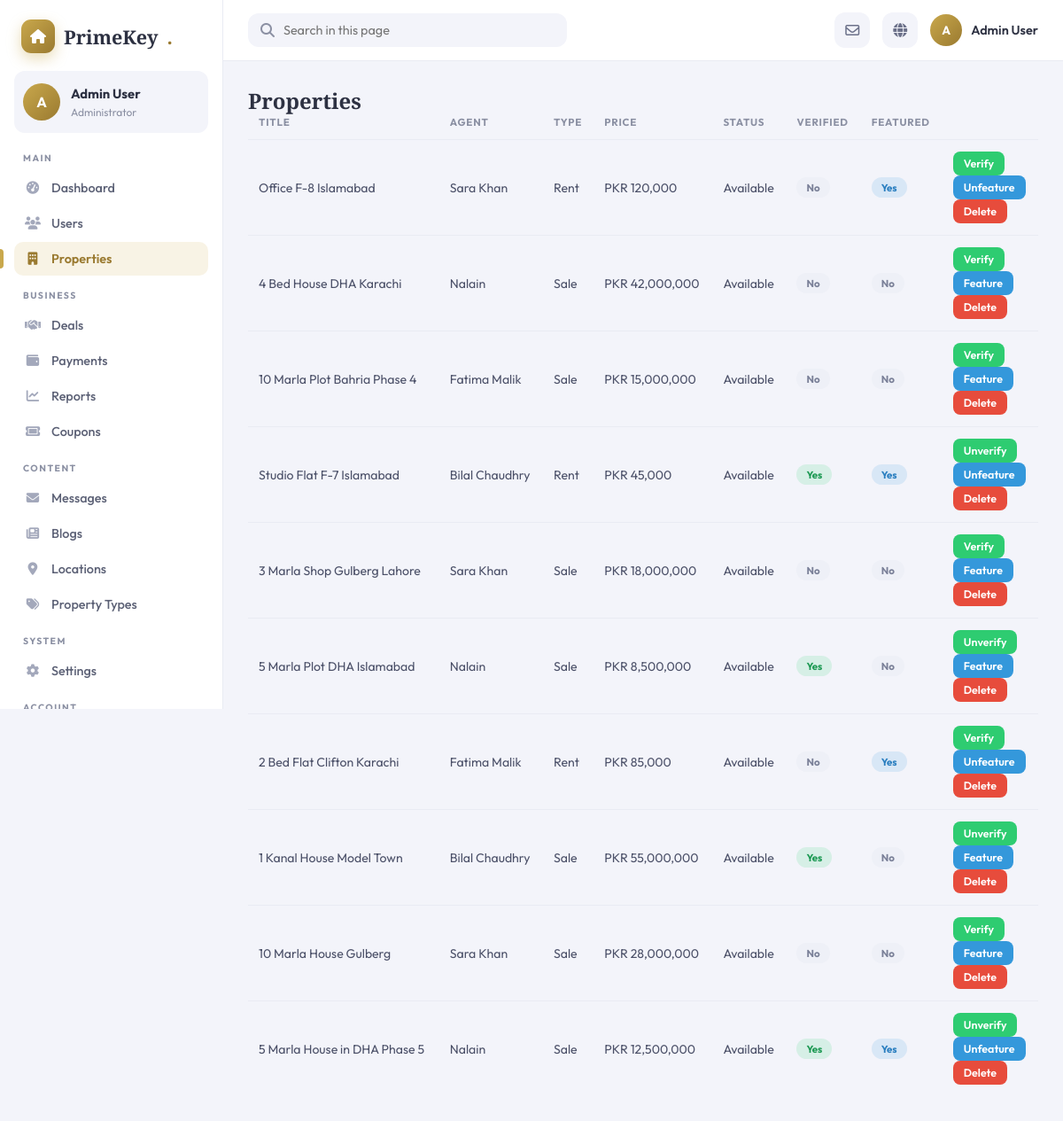
The page /admin/properties (signed in) on the database as committed earlier.
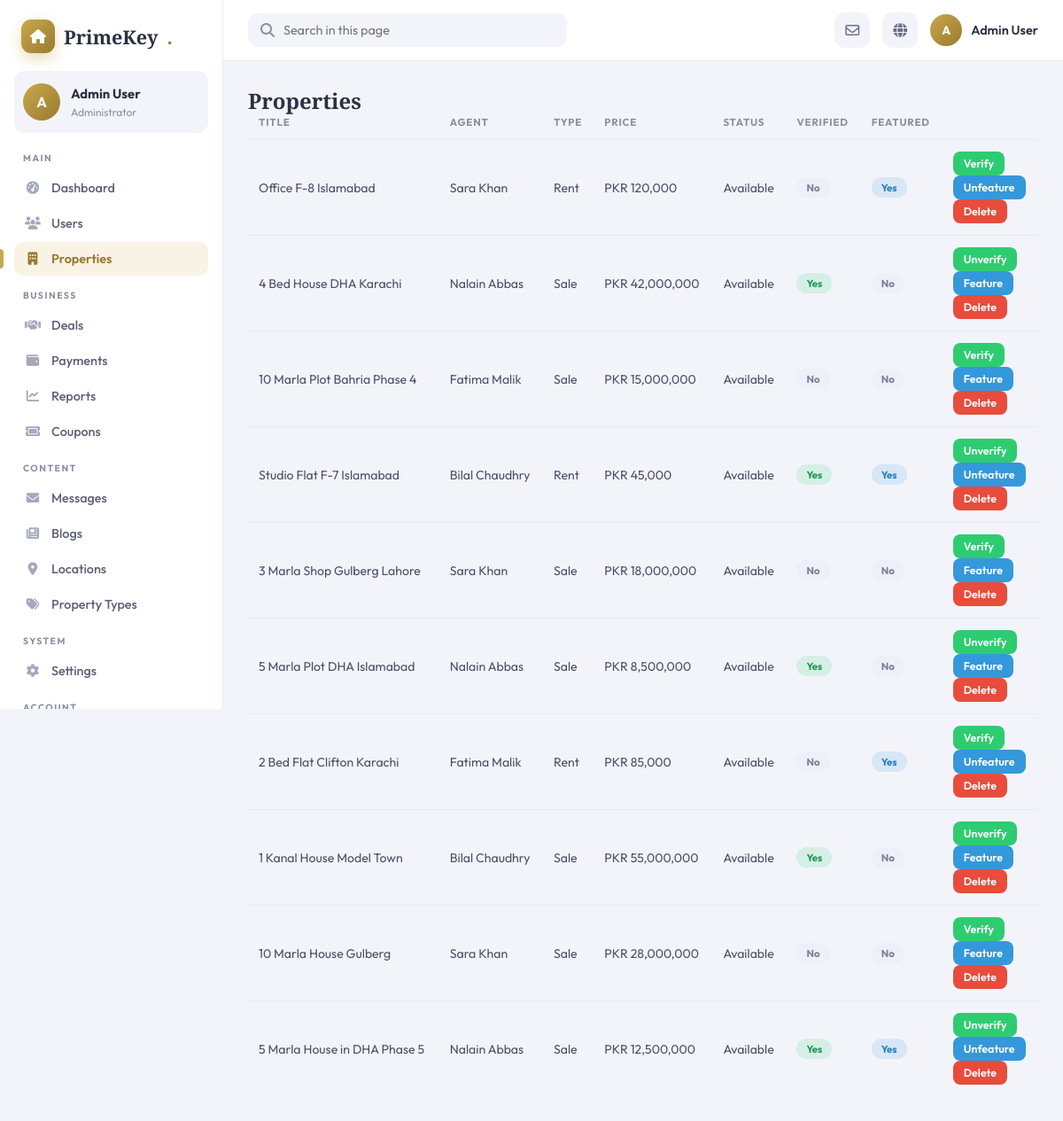
The same page on the database as committed later.
### app/models.py (models this page shows)
class Property(db.Model):
    __tablename__ = 'properties'
    id           = db.Column(db.Integer, primary_key=True)
    title        = db.Column(db.String(200), nullable=False)
    description  = db.Column(db.Text)
    price        = db.Column(db.Float, nullable=False)
    size         = db.Column(db.Float)              # in marla or sq ft
    size_unit    = db.Column(db.String(20), default='Marla')
    bedrooms     = db.Column(db.Integer, default=0)
    bathrooms    = db.Column(db.Integer, default=0)
    floors       = db.Column(db.Integer, default=1)
    year_built   = db.Column(db.Integer)
    type_id      = db.Column(db.Integer, db.ForeignKey('property_types.id'), nullable=False)
    location_id  = db.Column(db.Integer, db.ForeignKey('locations.id'))
    agent_id     = db.Column(db.Integer, db.ForeignKey('agents.id'))
    status       = db.Column(db.String(30), default='Available')   # Available/Sold/Rented
    listing_type = db.Column(db.String(20), default='Sale')        # Sale/Rent
    is_featured  = db.Column(db.Boolean, default=False)
    is_verified  = db.Column(db.Boolean, default=False)
    views_count  = db.Column(db.Integer, default=0)
    created_at   = db.Column(db.DateTime, default=datetime.utcnow)
    updated_at   = db.Column(db.DateTime, default=datetime.utcnow, onupdate=datetime.utcnow)
    property_type   = db.relationship('PropertyType', back_populates='properties')
    location        = db.relationship('Location', back_populates='properties')
    agent           = db.relationship('Agent', back_populates='properties')
    images          = db.relationship('PropertyImage', back_populates='property', lazy=True, cascade='all, delete-orphan')
    features        = db.relationship('PropertyFeatureMap', back_populates='property', lazy=True, cascade='all, delete-orphan')
    amenities       = db.relationship('PropertyAmenity', back_populates='property', lazy=True, cascade='all, delete-orphan')
    favorites       = db.relationship('Favorite', back_populates='property', lazy=True)
    inquiries       = db.relationship('Inquiry', back_populates='property', lazy=True)
    offers          = db.relationship('Offer', back_populates='property', lazy=True)
    deals           = db.relationship('Deal', back_populates='property', lazy=True)
    site_visits     = db.relationship('SiteVisit', back_populates='property', lazy=True)
    price_history   = db.relationship('PriceHistory', back_populates='property', lazy=True)
    prop_views      = db.relationship('PropertyView', back_populates='property', lazy=True)
    listing         = db.relationship('Listing', back_populates='property', uselist=False, lazy=True)
    shortlist_items = db.relationship('ShortlistProperty', back_populates='property', lazy=True)
    rent_agreements = db.relationship('RentAgreement', back_populates='property', lazy=True)
    maintenance_reqs= db.relationship('MaintenanceRequest', back_populates='property', lazy=True)

class User(db.Model):
    __tablename__ = 'users'
    id           = db.Column(db.Integer, primary_key=True)
    name         = db.Column(db.String(100), nullable=False)
    email        = db.Column(db.String(120), unique=True, nullable=False)
    password     = db.Column(db.String(200), nullable=False)
    phone        = db.Column(db.String(20))
    cnic         = db.Column(db.String(20))
    profile_pic  = db.Column(db.String(200), default='default_user.png')
    role_id      = db.Column(db.Integer, db.ForeignKey('roles.id'), nullable=False, default=3)
    is_active    = db.Column(db.Boolean, default=True)
    created_at   = db.Column(db.DateTime, default=datetime.utcnow)
    role              = db.relationship('Role', back_populates='users')
    agent_profile     = db.relationship('Agent', back_populates='user', uselist=False)
    favorites         = db.relationship('Favorite', back_populates='client', lazy=True)
    inquiries         = db.relationship('Inquiry', back_populates='client', lazy=True)
    offers            = db.relationship('Offer', back_populates='client', lazy=True)
    deals_as_buyer    = db.relationship('Deal', foreign_keys='Deal.buyer_id', back_populates='buyer', lazy=True)
    site_visits       = db.relationship('SiteVisit', foreign_keys='SiteVisit.client_id', back_populates='client', lazy=True)
    notifications     = db.relationship('Notification', back_populates='user', lazy=True)
    activity_logs     = db.relationship('ActivityLog', back_populates='user', lazy=True)
    blogs             = db.relationship('Blog', back_populates='author', lazy=True)
    shortlists        = db.relationship('Shortlist', back_populates='client', lazy=True)
    property_views    = db.relationship('PropertyView', back_populates='user', lazy=True)
    search_logs       = db.relationship('SearchLog', back_populates='user', lazy=True)
    reviews_given     = db.relationship('AgentReview', back_populates='client', lazy=True)
    rent_as_tenant    = db.relationship('RentAgreement', foreign_keys='RentAgreement.tenant_id', back_populates='tenant', lazy=True)
    maintenance_reqs  = db.relationship('MaintenanceRequest', back_populates='tenant', lazy=True)
    coupon_uses       = db.relationship('CouponUse', back_populates='user', lazy=True)
    business_reports  = db.relationship('BusinessReport', back_populates='generated_by_user', lazy=True)

### app/blueprints/admin/routes.py (the view)
@admin_bp.route('/properties')
@admin_required
def properties():
    props = Property.query.order_by(Property.created_at.desc()).all()
    return render_template('admin/properties.html', props=props)

### app/blueprints/admin/routes.py (called while the page is built)
def admin_required(f):
    @wraps(f)
    def decorated(*args, **kwargs):
        if 'user_id' not in session:
            flash('Please login.', 'warning')
            return redirect(url_for('auth.login'))
        if session.get('user_role') != 1:
            flash('Admin access required.', 'danger')
            return redirect(url_for('public.index'))
        return f(*args, **kwargs)
    return decorated

### app/templates/admin/properties.html (shortened to what this page needs)
{% extends 'admin/base_admin.html' %}
{% block content %}
<div class="">
  <h2 class="mb-3">Properties</h2>
  {% if props %}
  <div class="table-wrap">
    <table class="table">
      <thead><tr><th>Title</th><th>Agent</th><th>Type</th><th>Price</th><th>Status</th><th>Verified</th><th>Featured</th><th></th></tr></thead>
      <tbody>
        {% for p in props %}
        <tr>
          <td>{{ p.title }}</td>
          <td>{{ p.agent.user.name if p.agent and p.agent.user else '—' }}</td>
          <td>{{ p.listing_type }}</td>
          <td>PKR {{ '{:,.0f}'.format(p.price or 0) }}</td>
          <td>{{ p.status }}</td>
          <td><span class="badge badge-{{ 'success' if p.is_verified else 'muted' }}">{{ 'Yes' if p.is_verified else 'No' }}</span></td>
          <td><span class="badge badge-{{ 'info' if p.is_featured else 'muted' }}">{{ 'Yes' if p.is_featured else 'No' }}</span></td>
          <td class="text-end text-nowrap">
            <form method="POST" action="{{ url_for('admin.verify_property', prop_id=p.id) }}" class="d-inline">{% if csrf_token is defined %}<input type="hidden" name="csrf_token" value="{{ csrf_token() }}">{% endif %}
              <button class="btn btn-sm btn-success">{{ 'Unverify' if p.is_verified else 'Verify' }}</button>
            </form>
            <form method="POST" action="{{ url_for('admin.toggle_featured', prop_id=p.id) }}" class="d-inline">{% if csrf_token is defined %}<input type="hidden" name="csrf_token" value="{{ csrf_token() }}">{% endif %}
              <button class="btn btn-sm btn-info">{{ 'Unfeature' if p.is_featured else 'Feature' }}</button>
            </form>
            <form method="POST" action="{{ url_for('admin.delete_property', prop_id=p.id) }}" class="d-inline" onsubmit="return confirm('Delete this property?');">
              <button class="btn btn-sm btn-danger">Delete</button>
            </form>
          </td>
        </tr>
        {% endfor %}
      </tbody>
    </table>
  </div>
  {% else %}
  <div class="text-center text-muted py-5"><p class="fs-5 mb-1">No properties yet</p></div>
  {% endif %}
</div>
{% endblock %}

Rows that differ between the two databases and show on the page:
changed Property "4 Bed House DHA Karachi": agent.user "Nalain" → "Nalain Abbas"; is_verified "No" → "Yes"; is_verified "Verify" → "Unverify"
changed Property "5 Marla Plot DHA Islamabad": agent.user "Nalain" → "Nalain Abbas"
changed Property "5 Marla House in DHA Phase 5": agent.user "Nalain" → "Nalain Abbas"
